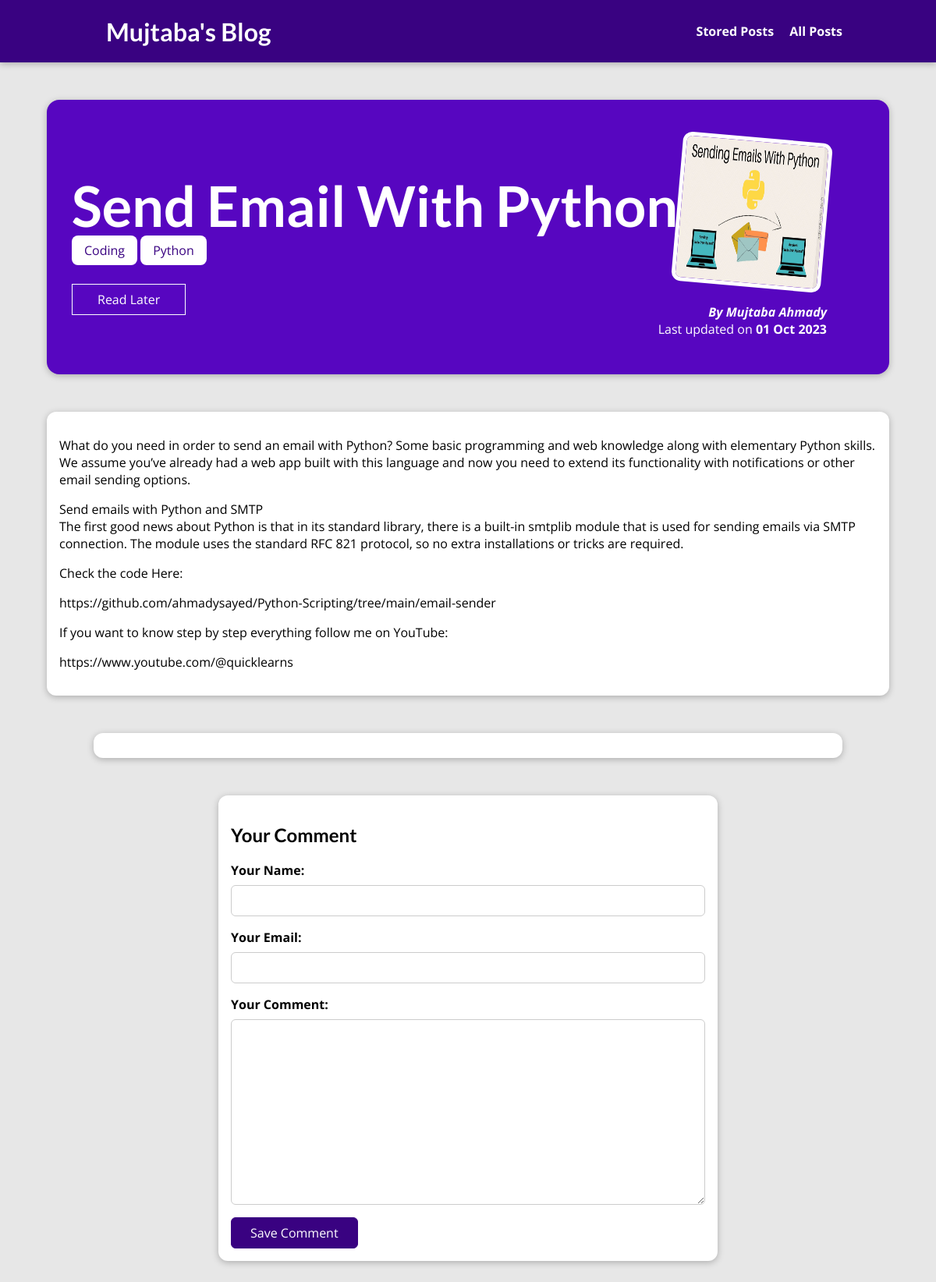
Screenshot of /posts/send-email-with-python with the database file from the repository.
### blog/models.py (models this page shows, shortened)
class Post(models.Model):
    title = models.CharField(max_length=150)
    excerpt = models.CharField(max_length=200)
    image = models.ImageField(upload_to="posts", null=True)
    date = models.DateField(auto_now=True)
    slug = models.SlugField(unique=True, db_index=True)
    content = models.TextField(validators=[MinLengthValidator(10)])
    author = models.ForeignKey(Author, on_delete=models.SET_NULL, null=True, related_name="posts")
    tags = models.ManyToManyField(Tag)

class Tag(models.Model):
    caption = models.CharField(max_length=20)

class Author(models.Model):
    first_name = models.CharField(max_length=100)
    last_name = models.CharField(max_length=100)
    email_address = models.EmailField()
    def full_name(self):
        return f"{self.first_name} {self.last_name}"
    def __str__(self):
        return self.full_name()

### blog/views.py (the view, shortened to what this page needs)
# urls.py: path("posts/<slug:slug>", views.SinglePostView.as_view(), name="post-detail-page"), #/posts/my-first-post
class SinglePostView(View):
    def is_stored_post(self, request, post_id):
        stored_posts = request.session.get("stored_posts")
        if stored_posts is not None:
            is_save_for_later = post_id in stored_posts
        else:
            is_save_for_later = False
        return is_save_for_later
    def get(self, request, slug):
        post = Post.objects.get(slug=slug)
        context = {
            "post": post,
            "post_tags": post.tags.all(),
            "comment_form": CommentForm(),
            "comments": post.comments.all().order_by("-id"),
            "saved_for_later": self.is_stored_post(request, post.id)
        }
        return render(request, "blog/post-detail.html", context)

### blog/forms.py
class CommentForm(forms.ModelForm):
    class Meta:
        model = Comment
        exclude = ["post"]
        labels = {
            "user_name": "Your Name",
            "user_email": "Your Email",
            "text": "Your Comment"
        }

### blog/templates/blog/post-detail.html (shortened to what this page needs)
{% extends "base.html" %}
{% load static %}
{% block css_files %}
<link rel="stylesheet" href="{% static "blog/post-detail.css" %}" />
{% endblock %}
{% block content %}
<section id="summary">
  <h2>{{ post.title }}</h2>
  <div>
    {% for tag in post_tags %}
      <span class="tag">{{ tag.caption }}</span>
    {% endfor %}
  </div>
  <div id="read-later">
    <form action="{% url 'read-later' %}" method="POST">
      <button>
        {% if saved_for_later %}
          Remove From "Read Later"
        {% else %}
          Read Later
        {% endif %}
      </button>
    </form>
  </div>
  <article>
    <img src="{{ post.image.url }}" alt="{{ post.title }}" />
    <address>By <a href="mailto:{{ post.author.email_address }}">{{ post.author }}</a></address>
    <div>Last updated on <time>{{ post.date|date:"d M Y" }}</time></div>
  </article>
</section>
<main>
  {{ post.content|linebreaks }}
</main>
<section id="comments">
</section>
<section id="comment-form">
  <h2>Your Comment</h2>
  <form action="{% url 'post-detail-page' post.slug %}" method="POST">
    {% for form_field in comment_form %}
      <div class="form-control {% if form_field.error %}invalid{% endif %} ">
        {{ form_field.label_tag }}
        {{ form_field }}
      </div>
    {% endfor %}
    <button>Save Comment</button>
  </form>
</section>
{% endblock %}

### static/app.css (style rules this page uses)
* { box-sizing: border-box; }
html { font-family: 'Open Sans', 'Lato', sans-serif; }
body { margin: 0; }
h1, h2, h3 { font-family: 'Lato', sans-serif; font-weight: bold; }

### blog/static/blog/post-detail.css (style rules this page uses)
body { background-color: #e7e7e7; }
#summary { margin: 8rem auto 3rem auto; padding: 2rem; width: 90%; max-width: 90rem; border-radius: 16px; background-color: #5706c0; position: relative; box-shadow: 0 2px 8px rgba(0, 0, 0, 0.25); height: 22rem; }
#summary h2 { color: white; font-size: 4.5rem; margin-bottom: 0.25rem; }
#summary article { position: absolute; top: 2rem; right: 3rem; padding: 1rem 2rem; border-radius: 12px; text-align: right; color: white; }
#summary article img { width: 12rem; height: 12rem; border-radius: 12px; transform: rotateZ(5deg); border: 5px solid white; margin-bottom: 1rem; }
#summary address { font-weight: bold; }
#summary a { color: white; text-decoration: none; }
#summary time { font-weight: bold; }
main { width: 90%; max-width: 90rem; margin: 3rem auto; background-color: white; padding: 1rem; border-radius: 12px; box-shadow: 0 2px 8px rgba(0, 0, 0, 0.25); }
.tag { background-color: white; color: #390281; padding: 0.5rem 1rem; border-radius: 8px; }
#comment-form { margin: 3rem auto; width: 90%; max-width: 40rem; border-radius: 12px; background-color: white; box-shadow: 0 2px 8px rgba(0, 0, 0, 0.25); padding: 1rem; }
#comment-form button { font: inherit; background-color: #390281; color: white; border: 1px solid #390281; padding: 0.5rem 1.5rem; border-radius: 6px; cursor: pointer; }
.form-control { margin-bottom: 1rem; }
.form-control label { font-weight: bold; margin-bottom: 0.5rem; display: block; }
.form-control input, .form-control textarea { display: block; width: 100%; font: inherit; padding: 0.5rem; border-radius: 6px; border: 1px solid #ccc; }
#comments { margin: 3rem auto; width: 90%; max-width: 60rem; border-radius: 12px; background-color: white; box-shadow: 0 2px 8px rgba(0, 0, 0, 0.25); padding: 1rem 2rem; }
#read-later { margin: 2rem 0; }
#read-later button { background-color: transparent; border: 1px solid white; padding: 0.5rem 2rem; font: inherit; color: white; }

### templates/base.html (style rules this page uses)
* { box-sizing: border-box; }
html { font-family: 'Open Sans', 'Lato', sans-serif; }
body { margin: 0; }
h1, h2, h3 { font-family: 'Lato', sans-serif; font-weight: bold; }

### rows the page displays
Post: title "Send Email With Python", image (picture), author "Mujtaba Ahmady", date "01 Oct 2023", content "What do you need in order to send an email with Python? Some basic programming and web knowledge along with elementary Python skills. We assume you’ve already had a web app built with this language and now you need to extend its functionality with notifications or other email sending options. Send emails with Python and SMTP The first good news about Python is that in its standard library, there is a built-in smtplib module that is used for sending emails via SMTP connection. The module uses the standard RFC 821 protocol, so no extra installations or tricks are required. Check the code Here: https://github.com/ahmadysayed/Python-Scripting/tree/main/email-sender If you want to know step by…"
Tag: caption "Coding"
Tag: caption "Python"
